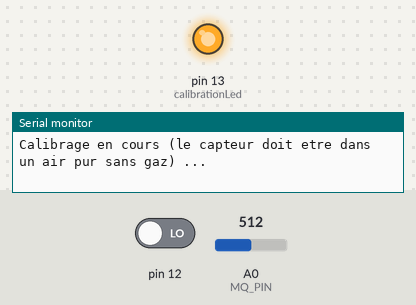
Recording of a sketch running on a simulated Arduino Uno, built with avr-gcc and run on an emulated ATmega328P. Parts: output pins drawn as LEDs (lit = HIGH), the last lines printed to the serial monitor. The inputs (shaded band) are chosen by the test bench; at power-on: pin 12 LOW, A0 (MQ_PIN) = 512.

Above: at 0.1 s.
At 25.1 s:
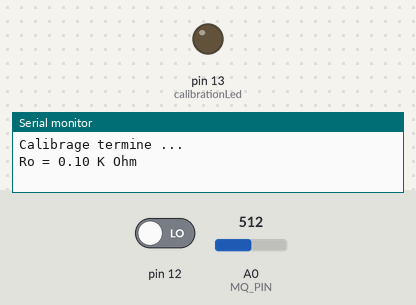
Timing chart, 0 to 26.6 s (numbered marks = the images above):
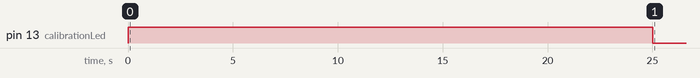

The sketch:

mq2_ppm_gpl.ino
```cpp
/****************************************************************************
  Auteur : phmarduino
  Sketch : mq2_ppm_gpl.ino
  Date:2/9/2017
  Description : Detection de gaz combustible avec un capteur MQ2
  Inspire du source suivant :  http://www.instructables.com/id/How-to-Detect-Concentration-of-Gas-by-Using-MQ2-Se/
****************************************************************************/

/************************Hardware Related Macros****************************/
const int calibrationLed=13;              // Sortie pour la LED indiquant un calibrage en cours
const int MQ_PIN=A0;                      // Entree analogique mesure tension retournee par le capteur
int RL_VALUE=1;                           // Load resistance en kilo ohms, 1 k ohm dans mon cas
float RO_CLEAN_AIR_FACTOR=9.8;            // RO_CLEAR_AIR_FACTOR = RS/RO avec air pur déduit du datasheet

/***********************Software Related Macros************************************/
int CALIBRATION_SAMPLE_TIMES=50;          //define how many samples you are going to take in the calibration phase
int CALIBRATION_SAMPLE_INTERVAL=500;      //define the time interal(in milisecond) between each samples in the
                                          //cablibration phase
int READ_SAMPLE_INTERVAL=50;              //define how many samples you are going to take in normal operation
int READ_SAMPLE_TIMES=5;                  //define the time interal(in milisecond) between each samples in
                                          //normal operation

/**********************Application Related Macros**********************************/
#define GAS_LPG 0

/*****************************Globals***********************************************/
float LPGCurve[3] = {2.3,0.2,-0.47};    //two points are taken from the curve.
                                                    //with these two points, a line is formed which is "approximately equivalent"
                                                    //to the original curve.
                                                    //data format:{ x, y, slope}; point1: (lg200=2.3, 0.2), point2: (lg10000=4, -0.6)
float Ro=10;                                        //Ro is initialized to 10 kilo ohms

void setup() {
  Serial.begin(9600);
  pinMode(calibrationLed,OUTPUT);
  pinMode(12,INPUT);
  digitalWrite(calibrationLed,HIGH); //Allumage de la LED verte indiquant un calibrage en cours dans un air pur
  Serial.println("Calibrage en cours (le capteur doit etre dans un air pur sans gaz) ...");
  Ro = MQCalibration(MQ_PIN);         // Lancement du calibrage avec de l air pur
  digitalWrite(calibrationLed,LOW);   //Calibrage termine, extinction de la LED verte
  Serial.println("Calibrage termine ... ");
  Serial.print("Ro = ");
  Serial.print(Ro);
  Serial.println(" K Ohm");
  delay(2000);
}

void loop() {
  long iPPM_LPG = 0;
  iPPM_LPG = MQGetGasPercentage(MQRead(MQ_PIN)/Ro,GAS_LPG); // Calcul ppm pour gaz GPL
  int DOUT = digitalRead(12);
  Serial.print("Concentration en gaz combustible GPL :  ");
  Serial.print(iPPM_LPG);
  Serial.print(" ppm - DOUT = ");
  Serial.println(DOUT);
  delay(1000);
}

/****************** MQResistanceCalculation ****************************************/
// Calcul de la restistance RS du capteur dependant de la concentration en gaz
// avec la formule du pont diviseur de tension
float MQResistanceCalculation(int raw_adc) {
  return ( ((float)RL_VALUE*(1023-raw_adc)/raw_adc));
}

/***************************** MQCalibration ****************************************/
// Calcul initilal de R0 sachant que RS/R0 egal à environ 9.8 en l absence de gaz
// comme indique dans le datasheet du MQ2
float MQCalibration(int mq_pin) {
  int i;
  float val=0;
  for (i=0;i<CALIBRATION_SAMPLE_TIMES;i++) {
    val += MQResistanceCalculation(analogRead(mq_pin));
    delay(CALIBRATION_SAMPLE_INTERVAL);
  }
  val = val/CALIBRATION_SAMPLE_TIMES;
  val = val/RO_CLEAN_AIR_FACTOR;
  return val;
}

/*****************************  MQRead *********************************************/
float MQRead(int mq_pin) {
  int i;
  float rs=0;
  for (i=0;i<READ_SAMPLE_TIMES;i++) {
    rs += MQResistanceCalculation(analogRead(mq_pin));
    delay(READ_SAMPLE_INTERVAL);
  }
  rs = rs/READ_SAMPLE_TIMES;
  return rs;
}

/*****************************  MQGetGasPercentage **********************************/
long MQGetGasPercentage(float rs_ro_ratio, int gas_id) {
  if ( gas_id == GAS_LPG ) {
    return MQGetPercentage(rs_ro_ratio,LPGCurve);
  }
  return 0;
}

/*****************************  MQGetPercentage **********************************/
long MQGetPercentage(float rs_ro_ratio, float *pcurve) {
  return (pow(10,( ((log10(rs_ro_ratio)-pcurve[1])/pcurve[2]) + pcurve[0])));
  // Il est important de bien utiliser la fonction log10 pas la fonction log de base
}
```
